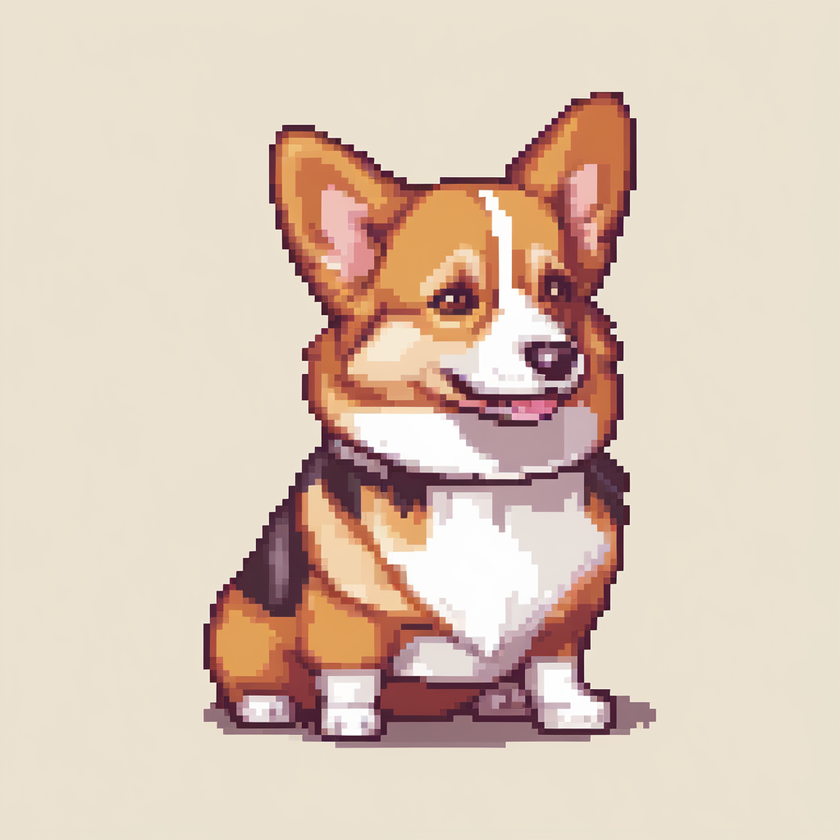
#> input picture example/pixel_corgo.png, 840 x 840 px, shrunk from 1024 x 1024 before the run
$ python place_on_canvas.py example out
#> lines starting #> are read from the running program, lines starting #| are printed output that depends on the picture
import os
import argparse
from PIL import Image


def place_images_on_canvas(input_folder, output_folder, canvas_size, canvas_color):
#> called with input_folder = 'example', output_folder = 'out', canvas_size = (64, 64), canvas_color = 'white'
    if not os.path.exists(output_folder):
        os.makedirs(output_folder)

    for filename in os.listdir(input_folder):
        if filename.lower().endswith((".png", ".jpg", ".jpeg", ".bmp", ".gif")):
            filepath = os.path.join(input_folder, filename)
            image = Image.open(filepath)
#> image is the input picture: PIL image 840x840 RGB; mean R, G, B 220.5, 199.7, 183.8

            if image.mode == "RGBA":
                canvas = Image.new("RGBA", canvas_size, canvas_color)
            else:
                canvas = Image.new("RGB", canvas_size, canvas_color)
#> canvas: PIL image 64x64 RGB; every value is 255

            image_width, image_height = image.size
#> image_width = 840; image_height = 840
            canvas_width, canvas_height = canvas_size

            x_offset = (canvas_width - image_width) // 2
#> x_offset = -388
            y_offset = (canvas_height - image_height) // 2
#> y_offset = -388

            if image.mode == "RGBA":
                canvas.paste(image, (x_offset, y_offset), mask=image)
            else:
                canvas.paste(image, (x_offset, y_offset))
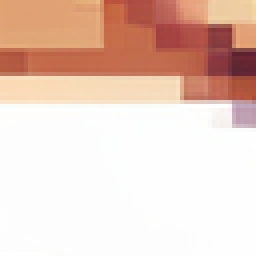
#> canvas: PIL image 64x64 RGB (shown 4 times larger); mean R, G, B 233.6, 206.6, 195

            output_filepath = os.path.join(output_folder, f"{filename}")
            canvas.save(output_filepath)

            print(
                f"Placed {filename} on a {canvas_width}x{canvas_height} {canvas_color} canvas and saved to {output_filepath}"
            )


def main():
    parser = argparse.ArgumentParser(description="Place images on a canvas")
    parser.add_argument(
        "input_folder", type=str, help="Path to the input folder containing images"
    )
    parser.add_argument(
        "output_folder",
        type=str,
        help="Path to the output folder to save canvas images",
    )
    parser.add_argument(
        "--canvas-size",
        type=int,
        nargs=2,
        default=[64, 64],
        help="Size of the canvas (width height), default is 64x64",
    )
    parser.add_argument(
        "--canvas-color",
        type=str,
        default="white",
        help="Color of the canvas, default is white",
    )

    args = parser.parse_args()

    place_images_on_canvas(
        args.input_folder,
        args.output_folder,
        tuple(args.canvas_size),
        args.canvas_color,
    )


if __name__ == "__main__":
    main()
